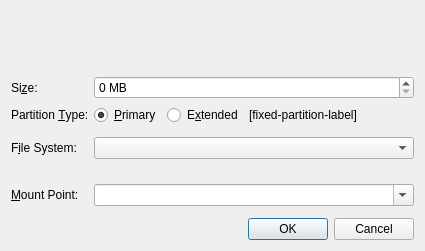
<?xml version="1.0" encoding="UTF-8"?>
<ui version="4.0">
 <class>CreatePartitionDialog</class>
 <widget class="QDialog" name="CreatePartitionDialog">
  <property name="geometry">
   <rect>
    <x>0</x>
    <y>0</y>
    <width>425</width>
    <height>208</height>
   </rect>
  </property>
  <property name="windowTitle">
   <string>Create a Partition</string>
  </property>
  <layout class="QVBoxLayout" name="verticalLayout">
   <item>
    <widget class="PartResizerWidget" name="partResizerWidget" native="true">
     <property name="sizePolicy">
      <sizepolicy hsizetype="Expanding" vsizetype="Fixed">
       <horstretch>0</horstretch>
       <verstretch>0</verstretch>
      </sizepolicy>
     </property>
     <property name="minimumSize">
      <size>
       <width>0</width>
       <height>59</height>
      </size>
     </property>
    </widget>
   </item>
   <item>
    <layout class="QFormLayout" name="formLayout">
     <item row="1" column="0">
      <widget class="QLabel" name="partitionTypeLabel">
       <property name="text">
        <string>Partition &amp;Type:</string>
       </property>
       <property name="buddy">
        <cstring>primaryRadioButton</cstring>
       </property>
      </widget>
     </item>
     <item row="1" column="1">
      <layout class="QHBoxLayout" name="horizontalLayout">
       <item>
        <widget class="QRadioButton" name="primaryRadioButton">
         <property name="text">
          <string>&amp;Primary</string>
         </property>
         <property name="checked">
          <bool>true</bool>
         </property>
        </widget>
       </item>
       <item>
        <widget class="QRadioButton" name="extendedRadioButton">
         <property name="text">
          <string>E&amp;xtended</string>
         </property>
        </widget>
       </item>
       <item>
        <widget class="QLabel" name="fixedPartitionLabel">
         <property name="text">
          <string notr="true">[fixed-partition-label]</string>
         </property>
        </widget>
       </item>
       <item>
        <spacer name="horizontalSpacer">
         <property name="orientation">
          <enum>Qt::Horizontal</enum>
         </property>
         <property name="sizeHint" stdset="0">
          <size>
           <width>40</width>
           <height>20</height>
          </size>
         </property>
        </spacer>
       </item>
      </layout>
     </item>
     <item row="3" column="0">
      <widget class="QLabel" name="label_2">
       <property name="text">
        <string>F&amp;ile System:</string>
       </property>
       <property name="buddy">
        <cstring>fsComboBox</cstring>
       </property>
      </widget>
     </item>
     <item row="3" column="1">
      <widget class="QComboBox" name="fsComboBox"/>
     </item>
     <item row="5" column="1">
      <spacer name="verticalSpacer_2">
       <property name="orientation">
        <enum>Qt::Vertical</enum>
       </property>
       <property name="sizeType">
        <enum>QSizePolicy::Fixed</enum>
       </property>
       <property name="sizeHint" stdset="0">
        <size>
         <width>20</width>
         <height>13</height>
        </size>
       </property>
      </spacer>
     </item>
     <item row="6" column="0">
      <widget class="QLabel" name="mountPointLabel">
       <property name="text">
        <string>&amp;Mount Point:</string>
       </property>
       <property name="buddy">
        <cstring>mountPointComboBox</cstring>
       </property>
      </widget>
     </item>
     <item row="6" column="1">
      <widget class="QComboBox" name="mountPointComboBox">
       <property name="editable">
        <bool>true</bool>
       </property>
       <property name="currentIndex">
        <number>-1</number>
       </property>
      </widget>
     </item>
     <item row="7" column="0">
      <spacer name="verticalSpacer">
       <property name="orientation">
        <enum>Qt::Vertical</enum>
       </property>
       <property name="sizeHint" stdset="0">
        <size>
         <width>17</width>
         <height>13</height>
        </size>
       </property>
      </spacer>
     </item>
     <item row="2" column="1">
      <spacer name="verticalSpacer_3">
       <property name="orientation">
        <enum>Qt::Vertical</enum>
       </property>
       <property name="sizeHint" stdset="0">
        <size>
         <width>20</width>
         <height>12</height>
        </size>
       </property>
      </spacer>
     </item>
     <item row="0" column="0">
      <widget class="QLabel" name="label">
       <property name="text">
        <string>Si&amp;ze:</string>
       </property>
       <property name="buddy">
        <cstring>sizeSpinBox</cstring>
       </property>
      </widget>
     </item>
     <item row="0" column="1">
      <widget class="QSpinBox" name="sizeSpinBox">
       <property name="suffix">
        <string> MB</string>
       </property>
      </widget>
     </item>
    </layout>
   </item>
   <item>
    <widget class="QDialogButtonBox" name="buttonBox">
     <property name="orientation">
      <enum>Qt::Horizontal</enum>
     </property>
     <property name="standardButtons">
      <set>QDialogButtonBox::Cancel|QDialogButtonBox::Ok</set>
     </property>
    </widget>
   </item>
  </layout>
 </widget>
 <customwidgets>
  <customwidget>
   <class>PartResizerWidget</class>
   <extends>QWidget</extends>
   <header location="global">gui/partresizerwidget.h</header>
   <container>1</container>
  </customwidget>
 </customwidgets>
 <tabstops>
  <tabstop>primaryRadioButton</tabstop>
  <tabstop>fsComboBox</tabstop>
 </tabstops>
 <resources/>
 <connections>
  <connection>
   <sender>buttonBox</sender>
   <signal>accepted()</signal>
   <receiver>CreatePartitionDialog</receiver>
   <slot>accept()</slot>
   <hints>
    <hint type="sourcelabel">
     <x>185</x>
     <y>203</y>
    </hint>
    <hint type="destinationlabel">
     <x>157</x>
     <y>178</y>
    </hint>
   </hints>
  </connection>
  <connection>
   <sender>buttonBox</sender>
   <signal>rejected()</signal>
   <receiver>CreatePartitionDialog</receiver>
   <slot>reject()</slot>
   <hints>
    <hint type="sourcelabel">
     <x>185</x>
     <y>203</y>
    </hint>
    <hint type="destinationlabel">
     <x>243</x>
     <y>178</y>
    </hint>
   </hints>
  </connection>
  <connection>
   <sender>extendedRadioButton</sender>
   <signal>toggled(bool)</signal>
   <receiver>fsComboBox</receiver>
   <slot>setDisabled(bool)</slot>
   <hints>
    <hint type="sourcelabel">
     <x>131</x>
     <y>36</y>
    </hint>
    <hint type="destinationlabel">
     <x>134</x>
     <y>66</y>
    </hint>
   </hints>
  </connection>
  <connection>
   <sender>extendedRadioButton</sender>
   <signal>toggled(bool)</signal>
   <receiver>label_2</receiver>
   <slot>setDisabled(bool)</slot>
   <hints>
    <hint type="sourcelabel">
     <x>109</x>
     <y>43</y>
    </hint>
    <hint type="destinationlabel">
     <x>79</x>
     <y>64</y>
    </hint>
   </hints>
  </connection>
 </connections>
</ui>
